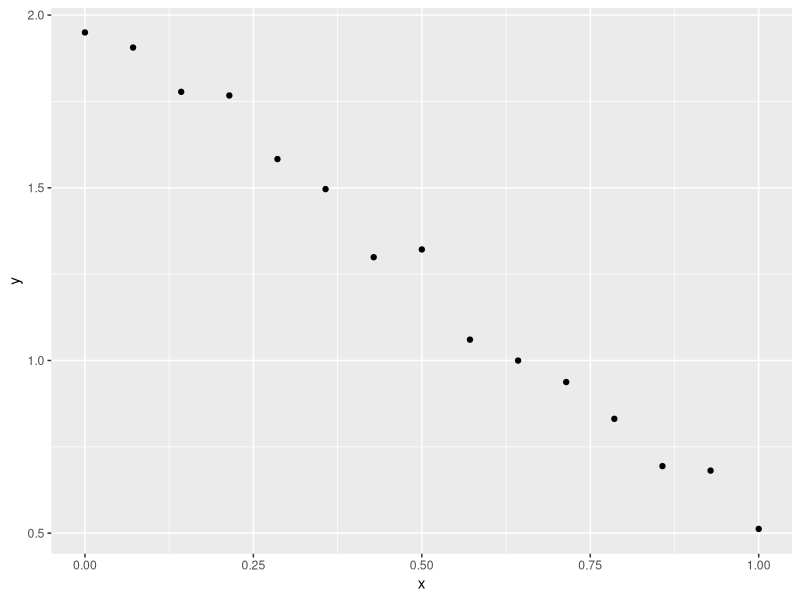

Write the R code that produced this figure.
## ---- chunk 1
library(tidyverse)
## ---- chunk 2
set.seed(100)
x <- seq(0,1,length=15) # N = 15 here
beta0_true = 2.0
beta1_true = -1.5
eps = 0.1 # noise the parameter
y <-beta0_true + beta1_true *x + eps * rnorm(length(x)) # adds gaussian noise to the data
df <- tibble(x=x, y= y)
## ---- chunk 3
plt <-  ggplot(df) + geom_point(aes(x,y))
print(plt)
## ---- chunk 4
lm1 <- lm(y~x, df) # regress y against x, using data frame df
print(lm1)
## ---- chunk 5
summary(lm1)
## ---- chunk 6
confint(lm1)
